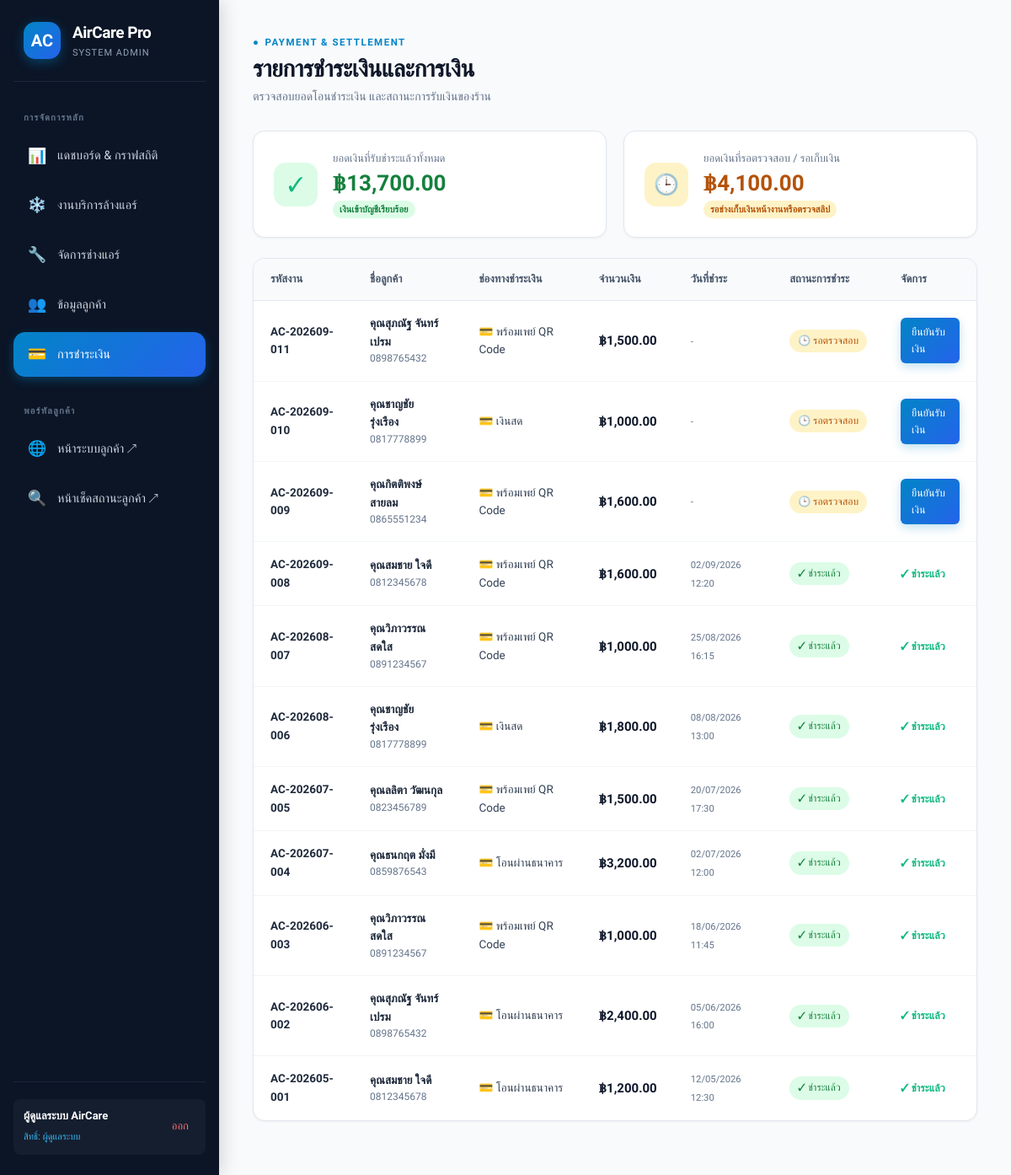
Page /admin/payments.php (signed in) on the committed database.
### tables this page shows
CREATE TABLE payments (
  id INT AUTO_INCREMENT PRIMARY KEY,
  order_id INT NOT NULL,
  amount DECIMAL(10,2) NOT NULL DEFAULT 0.00,
  payment_method VARCHAR(50) DEFAULT 'พร้อมเพย์ QR Code',
  payment_status VARCHAR(30) DEFAULT 'รอตรวจสอบ',
  payment_date DATETIME NULL,
  FOREIGN KEY(order_id) REFERENCES service_orders(id) ON DELETE CASCADE
);

CREATE TABLE service_orders (
  id INT AUTO_INCREMENT PRIMARY KEY,
  customer_id INT NOT NULL,
  technician_id INT NULL,
  service_date DATETIME NULL,
  status VARCHAR(50) DEFAULT 'รอดำเนินการ',
  total_price DECIMAL(10,2) DEFAULT 0.00,
  note TEXT NULL,
  booking_code VARCHAR(50) NULL,
  ac_type VARCHAR(100) DEFAULT 'แอร์ติดผนัง',
  units INT DEFAULT 1,
  created_at DATETIME DEFAULT CURRENT_TIMESTAMP,
  FOREIGN KEY(customer_id) REFERENCES customers(id) ON DELETE CASCADE,
  FOREIGN KEY(technician_id) REFERENCES technicians(id) ON DELETE SET NULL
);

CREATE TABLE customers (
  id INT AUTO_INCREMENT PRIMARY KEY,
  name VARCHAR(100) NOT NULL,
  phone VARCHAR(20) NOT NULL,
  email VARCHAR(100) NULL,
  address TEXT NOT NULL
);

### admin/auth.php (called while the page is built, shortened)
<?php
function getCurrentAdmin(): array {
    return [
        'username' => $_SESSION['admin_username'] ?? 'admin',
        'name' => $_SESSION['admin_name'] ?? 'ผู้ดูแลระบบ AirCare'
    ];
}

### admin/payments.php (the view, shortened to what this page needs)
<?php
require_once __DIR__ . '/auth.php';
require_once __DIR__ . '/../classes/Payment.php';
$db = (new Database())->connect();
$adminUser = getCurrentAdmin();
$sql = "
    SELECT p.*,
           so.booking_code, so.status AS order_status,
           c.name AS customer_name, c.phone AS customer_phone
    FROM payments p
    JOIN service_orders so ON so.id = p.order_id
    JOIN customers c ON c.id = so.customer_id
    ORDER BY p.id DESC
";
$payments = $db->query($sql)->fetchAll(PDO::FETCH_ASSOC);
$totalReceived = $db->query("SELECT COALESCE(SUM(amount), 0) FROM payments WHERE payment_status = 'ชำระแล้ว'")->fetchColumn();
$totalPending = $db->query("SELECT COALESCE(SUM(amount), 0) FROM payments WHERE payment_status = 'รอตรวจสอบ'")->fetchColumn();
?>
<!doctype html>
<html lang="th">
<head>
  <link rel="stylesheet" href="../assets/style.css">
</head>
<body>
<div class="admin-wrapper">
  <aside class="sidebar">
    <a href="index.php" class="sidebar-brand">
      <div class="brand-logo-icon">AC</div>
      <div class="brand-info">
        <b>AirCare Pro</b>
        <span>System Admin</span>
      </div>
    </a>
    <nav class="sidebar-nav">
      <span class="sidebar-label">การจัดการหลัก</span>
      <a href="index.php"><span class="nav-icon">📊</span><span>แดชบอร์ด & กราฟสถิติ</span></a>
      <a href="orders.php"><span class="nav-icon">❄️</span><span>งานบริการล้างแอร์</span></a>
      <a href="technicians.php"><span class="nav-icon">🔧</span><span>จัดการช่างแอร์</span></a>
      <a href="customers.php"><span class="nav-icon">👥</span><span>ข้อมูลลูกค้า</span></a>
      <a href="payments.php" class="active"><span class="nav-icon">💳</span><span>การชำระเงิน</span></a>
      <span class="sidebar-label" style="margin-top:16px;">พอร์ทัลลูกค้า</span>
      <a href="../index.php" target="_blank"><span class="nav-icon">🌐</span><span>หน้าระบบลูกค้า ↗</span></a>
      <a href="../track.php" target="_blank"><span class="nav-icon">🔍</span><span>หน้าเช็คสถานะลูกค้า ↗</span></a>
    </nav>
    <div class="sidebar-footer">
      <div class="user-snippet">
        <div class="user-snippet-info">
          <b><?=htmlspecialchars($adminUser['name'])?></b>
          <span>สิทธิ์: ผู้ดูแลระบบ</span>
        </div>
        <a href="logout.php" class="btn-logout">ออก</a>
      </div>
    </div>
  </aside>
  <main class="main-content">
    <header class="top-bar">
      <div>
        <div class="eyebrow-tag"><span>●</span> PAYMENT & SETTLEMENT</div>
        <h1>รายการชำระเงินและการเงิน</h1>
        <p class="top-bar-sub">ตรวจสอบยอดโอนชำระเงิน และสถานะการรับเงินของร้าน</p>
      </div>
    </header>
    <section class="stats-grid" style="grid-template-columns: repeat(2, 1fr); margin-bottom:24px;">
      <div class="stat-card">
        <div class="stat-icon-wrapper stat-icon-emerald">✓</div>
        <div class="stat-info">
          <small>ยอดเงินที่รับชำระแล้วทั้งหมด</small>
          <div class="stat-number" style="color:#15803d;">฿<?=number_format((float)$totalReceived, 2)?></div>
          <div class="stat-badge stat-badge-up">เงินเข้าบัญชีเรียบร้อย</div>
        </div>
      </div>
      <div class="stat-card">
        <div class="stat-icon-wrapper stat-icon-amber">🕒</div>
        <div class="stat-info">
          <small>ยอดเงินที่รอตรวจสอบ / รอเก็บเงิน</small>
          <div class="stat-number" style="color:#b45309;">฿<?=number_format((float)$totalPending, 2)?></div>
          <div class="stat-badge" style="background:#fef3c7; color:#b45309;">รอช่างเก็บเงินหน้างานหรือตรวจสลิป</div>
        </div>
      </div>
    </section>
    <div class="panel">
      <div class="table-wrap">
        <table class="data-table">
          <thead>
            <tr>
              <th>รหัสงาน</th>
              <th>ชื่อลูกค้า</th>
              <th>ช่องทางชำระเงิน</th>
              <th>จำนวนเงิน</th>
              <th>วันที่ชำระ</th>
              <th>สถานะการชำระ</th>
              <th>จัดการ</th>
            </tr>
          </thead>
          <tbody>
            <?php foreach ($payments as $p): ?>
              <?php
                $payObj = new Payment(
                  $p['id'],
                  $p['order_id'],
                  (float)$p['amount'],
                  $p['payment_method'] ?? 'พร้อมเพย์ QR Code',
                  $p['payment_status'] ?? 'รอตรวจสอบ',
                  $p['payment_date']
                );
              ?>
              <tr>
                <td><b><?=htmlspecialchars($p['booking_code'] ?: ('#AC-' . $p['order_id']))?></b></td>
                <td>
                  <b><?=htmlspecialchars($p['customer_name'])?></b>
                  <div style="font-size:12px; color:#64748b;"><?=htmlspecialchars($p['customer_phone'])?></div>
                </td>
                <td>
                  <span style="font-weight:500; color:#334155;">
                    💳 <?=htmlspecialchars($payObj->getPaymentMethod())?>
                  </span>
                </td>
                <td><b style="font-size:15px; color:#0f172a;"><?=$payObj->getFormattedAmount()?></b></td>
                <td>
                  <small style="color:#64748b;">
                    <?=$p['payment_date'] ? date('d/m/Y H:i', strtotime($p['payment_date'])) : '-'?>
                  </small>
                </td>
                <td><?=$payObj->getStatusBadge()?></td>
                <td>
                  <?php if (!$payObj->isPaid()): ?>
                    <a href="payments.php?mark_paid=<?=$p['id']?>" class="btn btn-primary btn-sm" onclick="return confirm('ยืนยันว่าได้รับยอดชำระเงินแล้ว?')">
                      ยืนยันรับเงิน
                    </a>
                  <?php else: ?>
                    <span style="color:#10b981; font-size:12.5px; font-weight:600;">✓ ชำระแล้ว</span>
                  <?php endif; ?>
                </td>
              </tr>
            <?php endforeach; ?>
          </tbody>
        </table>
      </div>
    </div>
  </main>
</div>
</body>
</html>

### classes/Payment.php (shortened to what this page needs)
<?php
class Payment {
    private float $amount;
    private string $paymentMethod;
    private string $paymentStatus;
    public function __construct(
        ?int $id,
        int $orderId,
        float $amount,
        string $paymentMethod = 'พร้อมเพย์ QR Code',
        string $paymentStatus = 'รอตรวจสอบ',
        ?string $paymentDate = null
    ) {
        $this->amount = $amount;
        $this->paymentMethod = trim($paymentMethod);
        $this->paymentStatus = trim($paymentStatus);
    }
    public function getPaymentMethod(): string { return $this->paymentMethod; }
    public function isPaid(): bool {
        return $this->paymentStatus === 'ชำระแล้ว';
    }
    public function getStatusBadge(): string {
        return match ($this->paymentStatus) {
            'ชำระแล้ว' => '<span class="badge badge-success">✓ ชำระแล้ว</span>',
            'รอตรวจสอบ' => '<span class="badge badge-warning">🕒 รอตรวจสอบ</span>',
            'ยกเลิก' => '<span class="badge badge-danger">✕ ยกเลิก</span>',
            default => '<span class="badge">' . htmlspecialchars($this->paymentStatus) . '</span>'
        };
    }
    public function getFormattedAmount(): string {
        return '฿' . number_format($this->amount, 2);
    }
}

### rows in the picture
payments: order.booking_code "AC-202609-011", customers.name "คุณสุภณัฐ จันทร์เปรม", customers.phone "0898765432", payment_method "พร้อมเพย์ QR Code", amount "฿1,500.00", payment_status "🕒 รอตรวจสอบ"
payments: order.booking_code "AC-202609-010", customers.name "คุณชาญชัย รุ่งเรือง", customers.phone "0817778899", payment_method "เงินสด", amount "฿1,000.00", payment_status "🕒 รอตรวจสอบ"
payments: order.booking_code "AC-202609-009", customers.name "คุณกิตติพงษ์ สายลม", customers.phone "0865551234", payment_method "พร้อมเพย์ QR Code", amount "฿1,600.00", payment_status "🕒 รอตรวจสอบ"
payments: order.booking_code "AC-202609-008", customers.name "คุณสมชาย ใจดี", customers.phone "0812345678", payment_method "พร้อมเพย์ QR Code", amount "฿1,600.00", payment_date "02/09/2026 12:20", payment_status "✓ ชำระแล้ว"
payments: order.booking_code "AC-202608-007", customers.name "คุณวิภาวรรณ สดใส", customers.phone "0891234567", payment_method "พร้อมเพย์ QR Code", amount "฿1,000.00", payment_date "25/08/2026 16:15", payment_status "✓ ชำระแล้ว"
payments: order.booking_code "AC-202608-006", customers.name "คุณชาญชัย รุ่งเรือง", customers.phone "0817778899", payment_method "เงินสด", amount "฿1,800.00", payment_date "08/08/2026 13:00", payment_status "✓ ชำระแล้ว"
payments: order.booking_code "AC-202607-005", customers.name "คุณลลิตา วัฒนกุล", customers.phone "0823456789", payment_method "พร้อมเพย์ QR Code", amount "฿1,500.00", payment_date "20/07/2026 17:30", payment_status "✓ ชำระแล้ว"
payments: order.booking_code "AC-202607-004", customers.name "คุณธนกฤต มั่งมี", customers.phone "0859876543", payment_method "โอนผ่านธนาคาร", amount "฿3,200.00", payment_date "02/07/2026 12:00", payment_status "✓ ชำระแล้ว"
payments: order.booking_code "AC-202606-003", customers.name "คุณวิภาวรรณ สดใส", customers.phone "0891234567", payment_method "พร้อมเพย์ QR Code", amount "฿1,000.00", payment_date "18/06/2026 11:45", payment_status "✓ ชำระแล้ว"
payments: order.booking_code "AC-202606-002", customers.name "คุณสุภณัฐ จันทร์เปรม", customers.phone "0898765432", payment_method "โอนผ่านธนาคาร", amount "฿2,400.00", payment_date "05/06/2026 16:00", payment_status "✓ ชำระแล้ว"
payments: order.booking_code "AC-202605-001", customers.name "คุณสมชาย ใจดี", customers.phone "0812345678", payment_method "โอนผ่านธนาคาร", amount "฿1,200.00", payment_date "12/05/2026 12:30", payment_status "✓ ชำระแล้ว"

### other values in the picture
$adminUser['name'] "ผู้ดูแลระบบ AirCare"
$totalReceived "13,700.00"
$totalPending "4,100.00"
